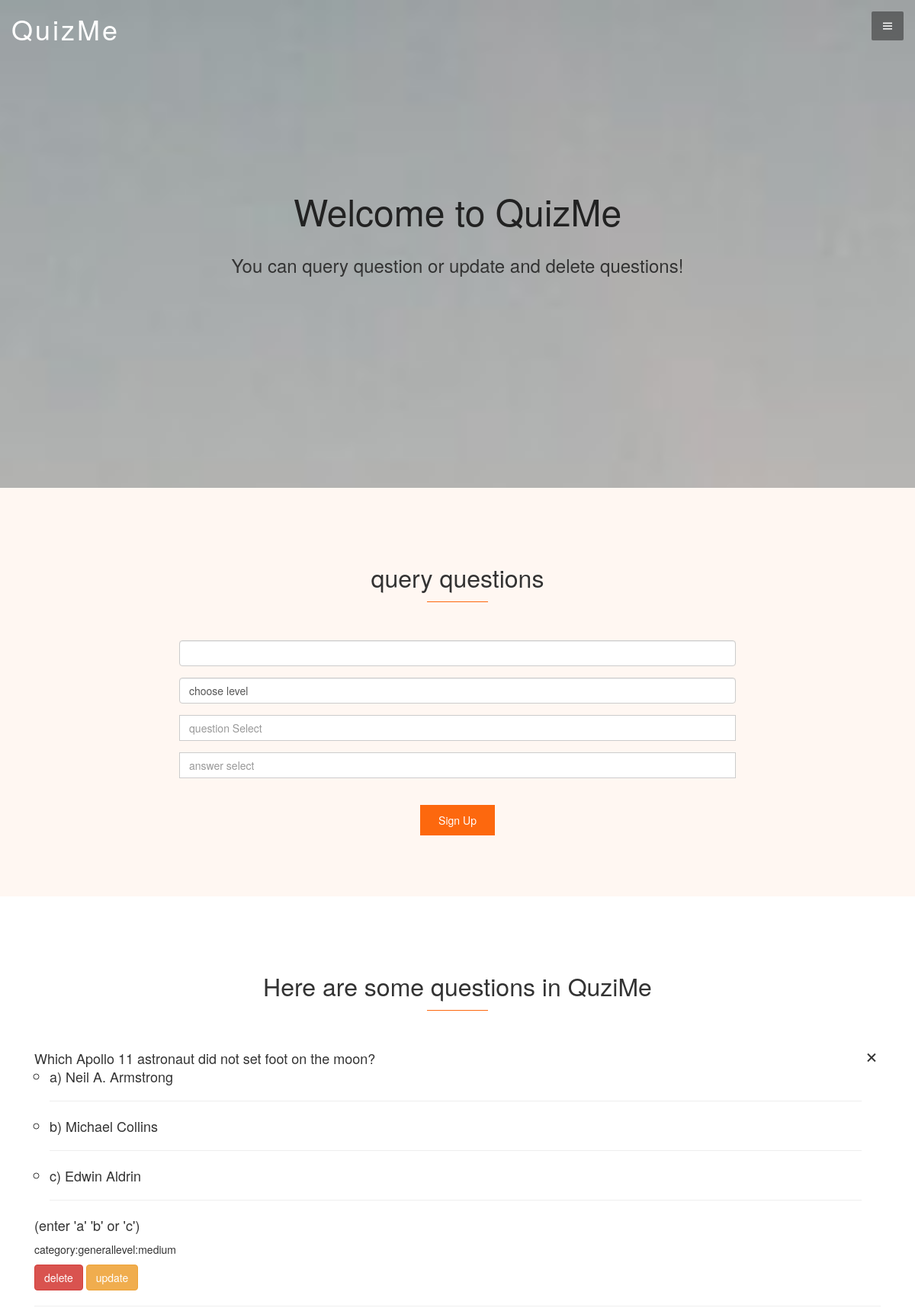
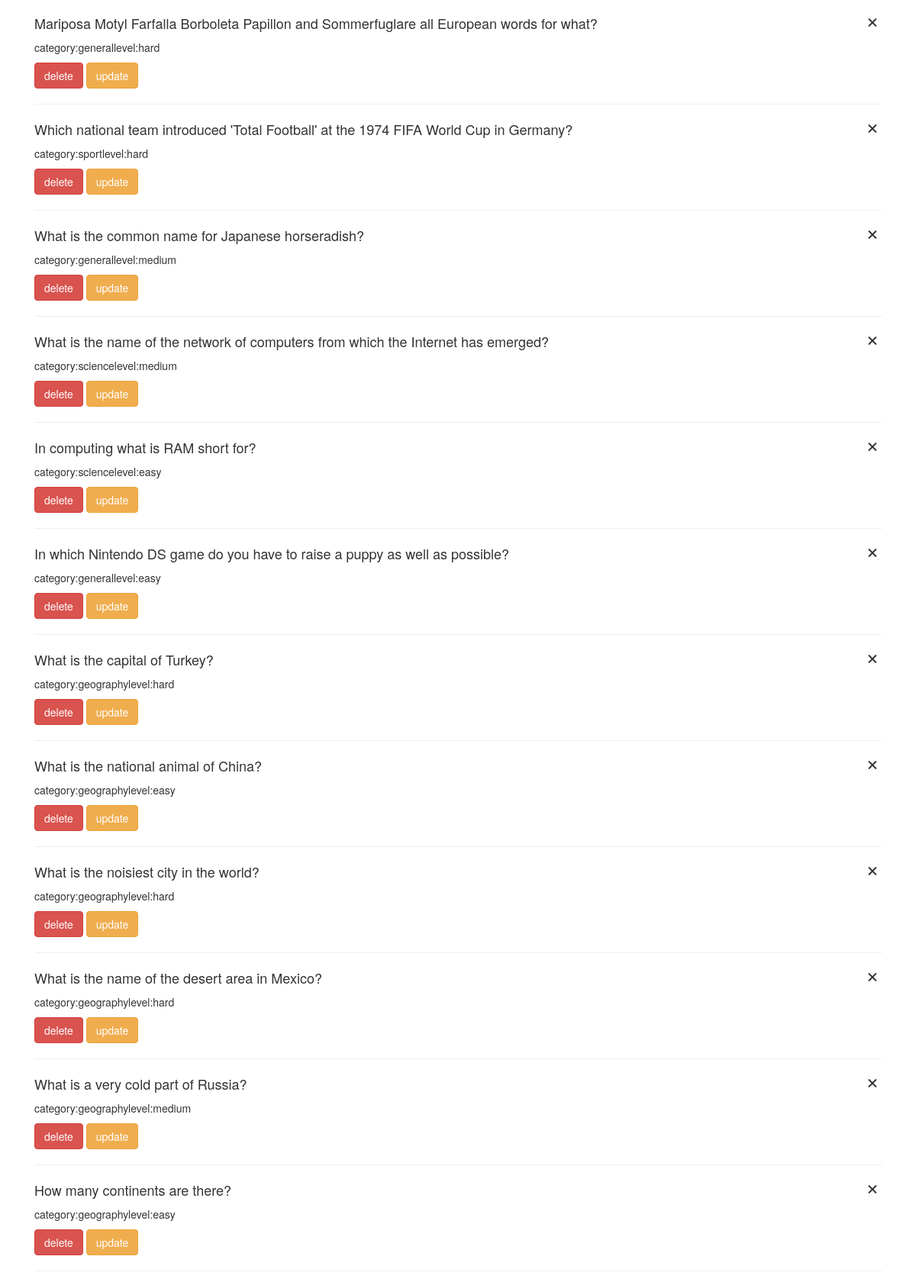
The app's page /getquestionlist.php (signed in, upper part) with its own data (2 pictures, top to bottom).
### tables this page shows
CREATE TABLE `questions`  (
  `qid` int NOT NULL AUTO_INCREMENT,
  `category` varchar(255) NULL DEFAULT NULL,
  `level` varchar(255) NULL DEFAULT NULL,
  `question` varchar(255) NULL DEFAULT NULL,
  `answer` varchar(255) NULL DEFAULT NULL,
  PRIMARY KEY (`qid`) USING BTREE
);

### getquestionlist.php (the view, shortened to what this page needs)
<?php
if(isset($_SESSION["user"])){
?>
<!DOCTYPE html>
<html lang="en">
<head>
  <link href="assets/vendor/bootstrap/css/bootstrap.min.css" rel="stylesheet">
  <link href="assets/vendor/boxicons/css/boxicons.min.css" rel="stylesheet">
  <link href="assets/css/style.css" rel="stylesheet">
</head>
<body>
<link rel="stylesheet" type="text/css" href="css/bootstrap.min.css">
<?php
    $con = mysqli_connect("localhost","root","123456");
    mysqli_query($con, "set names utf8");
    $selectcate = "<option><option>";
    $sql = sprintf("SELECT * FROM categorys");
    $sql_result = mysqli_query($con,$sql);
    $n = mysqli_num_rows($sql_result);
    if ($n != 0) {
    while($n>0){
        $rows = mysqli_fetch_array($sql_result);
        $selectcate .= "<option value=\"".$rows["cname"]."\">".$rows["cname"]."</option>";
        $n--;
    }
}
?>
  <header id="header">
    <div class="container-fluid">
      <div class="logo">
        <h1><a href="index.html">QuizMe</a></h1>
      </div>
      <button type="button" class="nav-toggle"><i class="bx bx-menu"></i></button>
    </div>
  </header>
  <section id="hero">
    <div class="hero-container">
      <h1>Welcome to QuizMe</h1>
      <h2>You can query question or update and delete questions!</h2>
    </div>
  </section>
  <main id="main">
    <section id="contact" class="contact section-bg">
        <div class="container">
          <div class="section-title">
            <h2>query questions</h2>
          </div>
          <div class="row justify-content-center">
            <div class="col-lg-8 col-md-12">
              <form action="getquestionlist.php" method="post" role="form" class="php-email-form">
                <div class="form-group">
                  <select id="cateselect" class="form-control" name="category">
                    <?=$selectcate?>
                  </select>
                </div>
                <div class="form-group" >
                  <select id="levelselect" class="form-control" name="level">
                    <option value="">choose level</option>
                  </select>
                </div>
                <div class="form-group mt-3">
                  <input type="text" class="form-control" name="question" id="queselect"  placeholder="question Select" >
                </div>
                <div class="form-group mt-3">
                  <input type="text" class="form-control" id="anselect" name="answer" placeholder="answer select" >
                </div>
                <div class="text-center" style="padding-top:20px"><button type="submit">Sign Up</button></div>
              </form>
            </div>
          </div>
        </div>
      </section>
    <section class="faq">
      <div class="container">
        <div class="section-title">
          <h2>Here are some questions in QuziMe</h2>
        </div>
        <ul class="faq-list">
        <?php
        if(isset($_POST["level"])|| isset($_POST["question"]) || isset($_POST["answer"]) || isset($_POST["category"]) ){
            $str1 = "1=1";
            $str2 = "1=1";
            $str3 = "1=1";
            $str4 = "1=1";
            if(isset($_POST["level"])){
                $str1 = "level like '%{$_POST["level"]}%'";
            }
            if(isset($_POST["question"])){
                $str2 = "question like '%{$_POST["question"]}%'";
            }
            if(isset($_POST["answer"])){
                $str3 = "answer like '%{$_POST["answer"]}%'";
            }
            if(isset($_POST["category"])){
                $str4 = "category like '%{$_POST["category"]}%'";
            }
            $sql = " SELECT * FROM questions WHERE {$str1} AND {$str2} AND {$str3} AND {$str4}";
            $sql_result = mysqli_query($con,$sql);
        }else{
            $sql = "SELECT * FROM questions";
            $sql_result = mysqli_query($con,$sql);
        }
        $totalnum = mysqli_num_rows($sql_result);
        if ($totalnum >0) {
            while($rows = mysqli_fetch_array($sql_result)){
                echo "
                <li>
                  <a>".$rows["question"]."<i class=\"bx bx-down-arrow-alt icon-show\"></i><i class=\"bx bx-x icon-close\"></i></a>
                  <div>
                  <p>
                    category:".$rows["category"]."level:".$rows["level"]."
                  </p>
                  <div style=\"padding-top : 10px\">
                    <button type=\"button\" class=\"btn btn-danger\"  id=\"delete".$rows["qid"]."\" style=\"border=0;background=#fd680e\">delete</button>
                    <button type=\"button\" class=\"btn btn-warning\"  data-toggle=\"modal\" data-target=\"#myModal\" id=\"update".$rows["qid"]."\">update</button>
                  </div>
                  </div>
                  </li>";
            }
        }else{
            echo "<h1>no info!</h1>";
        }
        ?>
        </ul>
      </div>
    </section>
  </main>
</body>
</html>
<?php } else{
    ?>
    <h1><a herf="login.php">请登录</a></h1>
<?php
}?>

### assets/css/style.css (style rules this page uses)
body { font-family: "Open Sans", sans-serif; color: #444444; }
a { text-decoration: none; color: #fd680e; }
h1, h2, h3, h4, h5, h6, .font-primary { font-family: "Raleway", sans-serif; }
#header { height: 80px; padding: 20px 0; z-index: 10; position: relative; }
#header .logo h1 { font-size: 36px; margin: 0; padding: 0; line-height: 1; font-weight: 300; letter-spacing: 3px; }
#header .logo h1 a, #header .logo h1 a:hover { color: #fff; text-decoration: none; }
.nav-toggle { position: fixed; right: 15px; top: 15px; z-index: 9998; border: 0; background: rgba(34, 34, 34, 0.5); transition: all 0.4s; outline: none !important; line-height: 1; cursor: pointer; text-align: right; padding: 10px 12px; border-radius: 2px; }
.nav-toggle i { color: #fff; font-size: 18px; }
#hero { width: 100%; height: 80vh; background: url("../img/hero-bg.jpg") center center; background-size: cover; position: relative; margin-top: -80px; z-index: 9; }
#hero .hero-container { position: absolute; bottom: 0; top: 0; left: 0; right: 0; display: flex; justify-content: center; align-items: center; flex-direction: column; text-align: center; padding: 0 15px; }
#hero h1 { margin: 0 0 10px 0; font-size: 48px; font-weight: 400; line-height: 56px; line-height: 56px; color: #222; }
#hero h2 { color: #333; margin-bottom: 30px; font-size: 24px; }
@media (min-width: 1024px) { #hero { background-attachment: fixed; } }
section { padding: 80px 0; }
.section-bg { background-color: #fff7f2; }
.section-title { text-align: center; padding-bottom: 30px; }
.section-title h2 { font-size: 32px; font-weight: 300; margin-bottom: 20px; padding-bottom: 15px; position: relative; }
.section-title h2::after { content: ''; position: absolute; display: block; width: 80px; height: 1px; background: #fd680e; bottom: 0; left: calc(50% - 40px); }
.faq { padding-bottom: 60px; }
.faq .faq-list { padding: 0; list-style: none; }
.faq .faq-list li { border-bottom: 1px solid #eee; margin-bottom: 20px; padding-bottom: 20px; }
.faq .faq-list a { display: block; position: relative; font-family: #fd680e; font-size: 18px; line-height: 24px; font-weight: 400; padding-right: 25px; cursor: pointer; }
.faq .faq-list i { font-size: 24px; position: absolute; right: 0; top: 0; }
.faq .faq-list p { margin-bottom: 0; padding: 10px 0 0 0; }
.contact .php-email-form input, .contact .php-email-form textarea { border-radius: 0; box-shadow: none; font-size: 14px; }
.contact .php-email-form button[type="submit"] { background: #fd680e; border: 0; padding: 10px 24px; color: #fff; transition: 0.4s; }

### records on screen
questions: question "Which Apollo 11 astronaut did not set foot on the moon? a) Neil A. Armstrong b) Michael Collins c) Edwin Aldrin (enter 'a' 'b' or 'c')", category "general", level "medium"
questions: question "Mariposa Motyl Farfalla Borboleta Papillon and Sommerfuglare all European words for what?", category "general", level "hard"
questions: question "Which national team introduced 'Total Football' at the 1974 FIFA World Cup in Germany?", category "sport", level "hard"
questions: question "What is the common name for Japanese horseradish?", category "general", level "medium"
questions: question "What is the name of the network of computers from which the Internet has emerged?", category "science", level "medium"
questions: question "In computing what is RAM short for?", category "science", level "easy"
questions: question "In which Nintendo DS game do you have to raise a puppy as well as possible?", category "general", level "easy"
questions: question "What is the capital of Turkey?", category "geography", level "hard"
questions: question "What is the national animal of China?", category "geography", level "easy"
questions: question "What is the noisiest city in the world?", category "geography", level "hard"
questions: question "What is the name of the desert area in Mexico?", category "geography", level "hard"
questions: question "What is a very cold part of Russia?", category "geography", level "medium"
questions: question "How many continents are there?", category "geography", level "easy"
